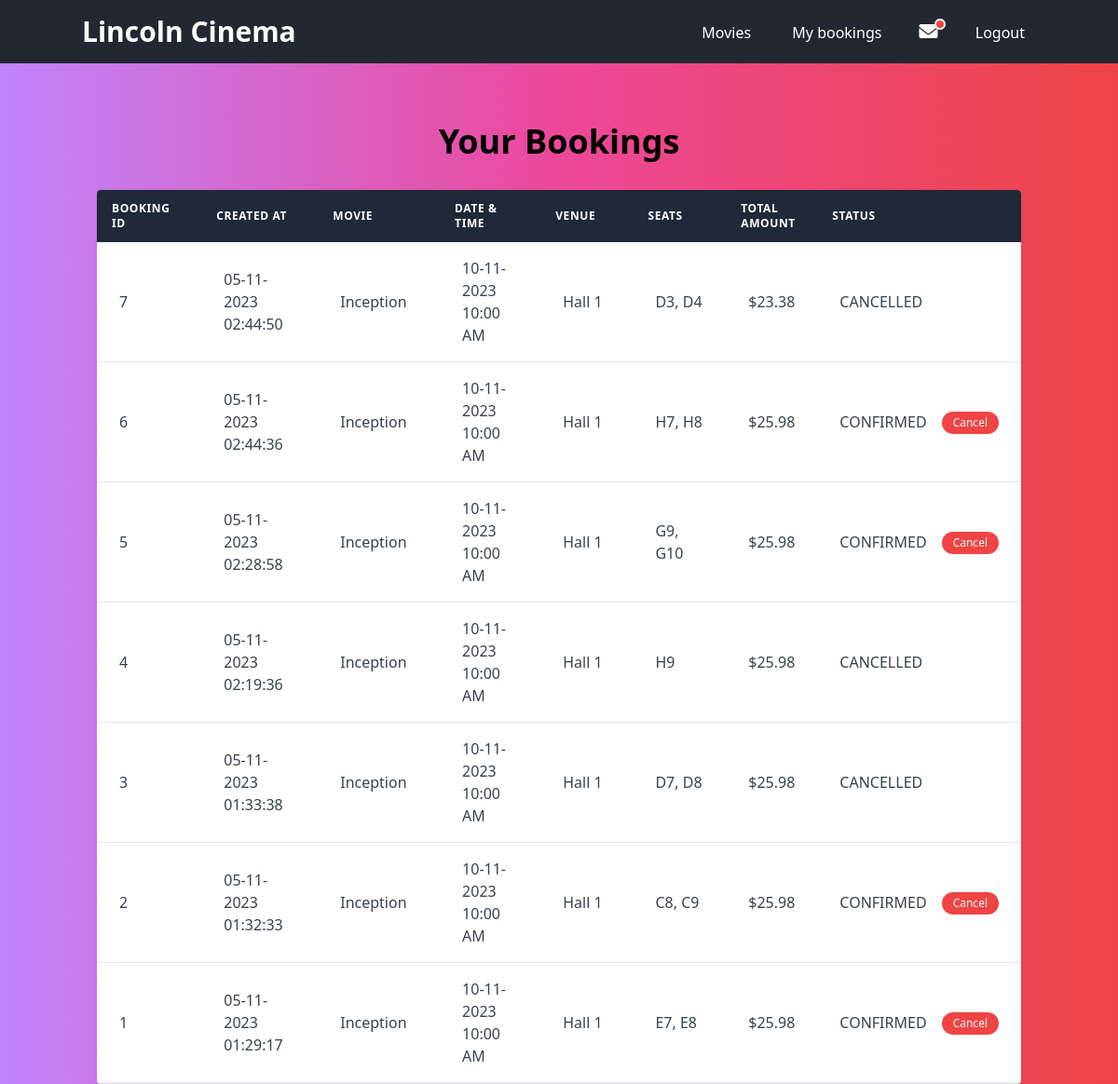
The app's page /bookings (signed in), older data.
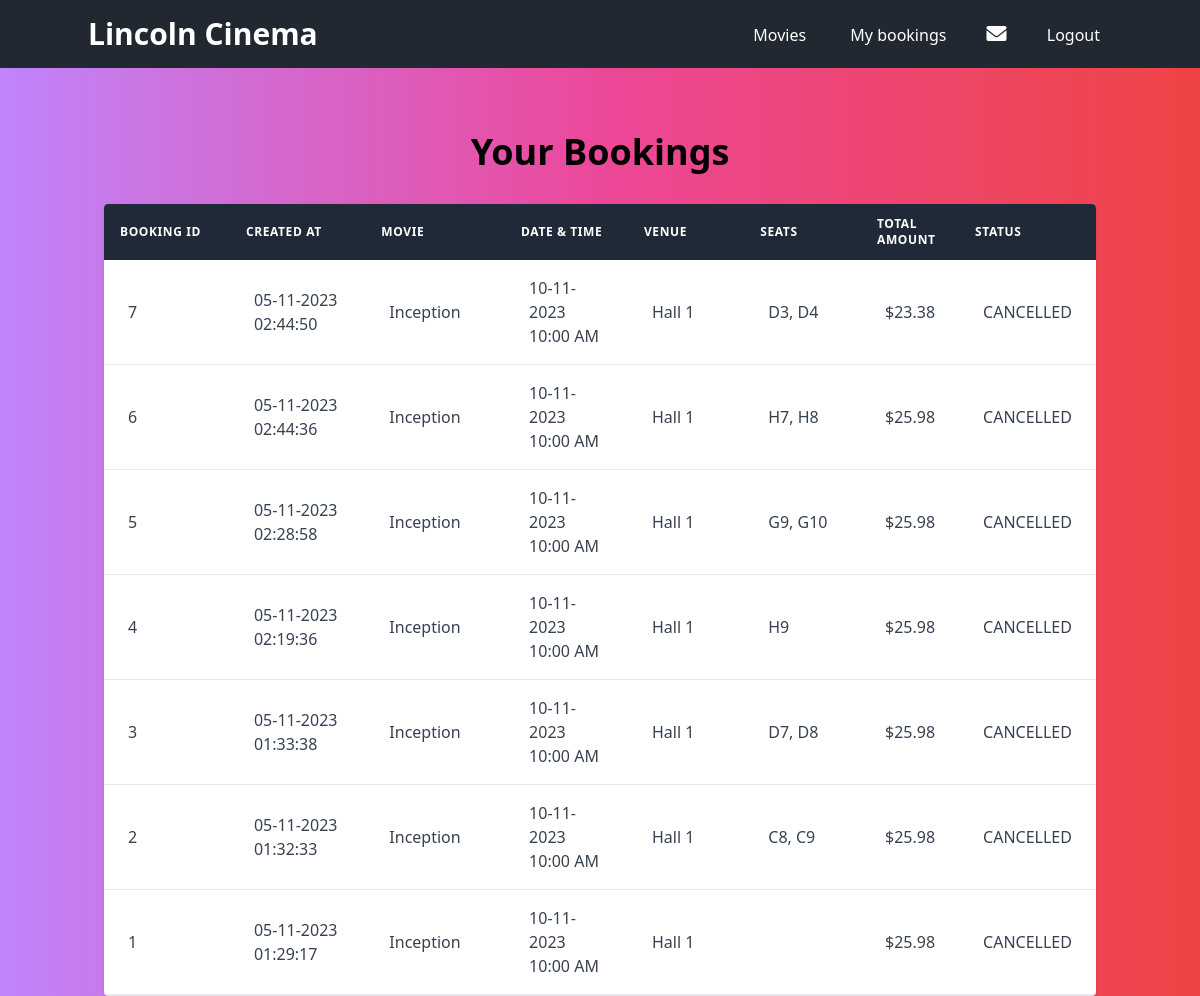
The same page, newer data.
### app/models/movieModel.py (models this page shows, shortened)
class Booking(db.Model):
    __tablename__ = 'bookings'
    id = db.Column(db.Integer, primary_key=True)
    userId = db.Column(db.Integer, db.ForeignKey("users.id"))
    user = relationship('User', back_populates='bookings')
    numberOfSeats = db.Column(db.Integer, nullable=False)
    createdOn = db.Column(db.DateTime, nullable=False)
    status = db.Column(db.Enum(BookingStatus), nullable=False)
    screeningId = db.Column(db.Integer, db.ForeignKey('screenings.id'))
    screening = relationship('Screening', back_populates='bookings')
    orderTotal = db.Column(db.Float, nullable=False)
    paymentId = db.Column(db.Integer, db.ForeignKey('payments.id'))
    payment = relationship('Payment', back_populates='booking', uselist=False)
    seats = relationship('CinemaHallSeat', backref='bookings')

class ScreeningValidationMixin:
    def isActiveScreening(self) -> bool:
        if self.status == ScreeningStatus.ACTIVE:
            return True
        return False

class Movie(db.Model, ScreeningValidationMixin):
    __tablename__ = 'movies'
    id = db.Column(db.Integer, primary_key=True)
    title = db.Column(db.String, nullable=False)
    language = db.Column(db.String)
    genre = db.Column(db.String)
    releaseDate = db.Column(db.DateTime)
    durationMins = db.Column(db.Integer)
    country = db.Column(db.String)
    description = db.Column(db.String)
    status = db.Column(db.Enum(MovieStatus), nullable=False, default=MovieStatus.ACTIVE)
    screenings = relationship("Screening", backref="movies")

class BookingListFilterMixin:
    @staticmethod
    def filteredBooking(bookingList: ["Booking"]) -> ["Booking"]:
        filteredBookingList = []
        for booking in bookingList:
            if booking.status == BookingStatus.PENDING or booking.status == BookingStatus.CONFIRMED:
                filteredBookingList.append(booking)
        return filteredBookingList

class Screening(db.Model, ScreeningValidationMixin, BookingListFilterMixin):
    __tablename__ = 'screenings'
    id = db.Column(db.Integer, primary_key=True)
    screeningDate = db.Column(db.DateTime, nullable=False)
    startTime = db.Column(db.DateTime, nullable=False)
    endTime = db.Column(db.DateTime, nullable=False)
    hallId = db.Column(db.Integer, db.ForeignKey('cinemaHalls.id'))
    status = db.Column(db.Enum(ScreeningStatus), nullable=False, default=ScreeningStatus.ACTIVE)
    movieId = db.Column(db.Integer, db.ForeignKey('movies.id'))
    movie = relationship('Movie', back_populates='screenings')
    hall = relationship('CinemaHall', back_populates='screenings')
    bookings = relationship('Booking', back_populates='screening')

class CinemaHall(db.Model):
    __tablename__ = 'cinemaHalls'
    id = db.Column(db.Integer, primary_key=True)
    name = db.Column(db.String, nullable=False)
    totalSeats = db.Column(db.Integer, nullable=False)
    seats = relationship('CinemaHallSeat', back_populates='hall')
    screenings = relationship('Screening', back_populates='hall')

### app/models/paymentModel.py (models this page shows, shortened)
class Payment(db.Model):
    __tablename__ = 'payments'
    id = db.Column(db.Integer, primary_key=True)
    originalAmount = db.Column(db.Float, nullable=False)
    discountedAmount = db.Column(db.Float, nullable=False)
    createdOn = db.Column(db.DateTime, nullable=False)
    type = db.Column(db.String(50))
    couponId = db.Column(db.String, db.ForeignKey('coupons.id'))
    coupon = relationship('Coupon', backref='payments')
    booking = relationship('Booking', back_populates='payment', uselist=False)
    __mapper_args__ = {
        'polymorphic_on': type,
        'polymorphic_identity': 'payment'
    }

### app/routes/routes.py (the view)
@movie_bp.route('/bookings', methods=['GET'])
@login_required
def viewBookings():
    return MovieController.viewBookings(session['userId'])

### app/controllers/movieController.py (called while the page is built)
    @staticmethod
    def viewBookings(userId: int):
        user = User.getUserById(userId)
        if user.type == "customer":
            bookingList = user.getBookingList()
        if user.type == "staff":
            bookingList = Booking.getAllBookings()
        return render_template('bookings.html', bookingList=bookingList)

### app/models/movieModel.py (called while the page is built)
    @property
    def seatNumber(self):
        return f"{self.seatRow}{self.seatColumn}"

### app/models/userModel.py (called while the page is built)
    @staticmethod
    def getUserById(userId: int) -> Union["FrontDeskStaff", "Customer", "Admin", "User"]:
        return User.query.get(userId)

    def getBookingList(self) -> List[Booking]:
        return Booking.query.filter_by(userId=self.id).order_by(desc(Booking.createdOn)).all()

### app/routes/routes.py (called while the page is built)
def login_required(f):
    @wraps(f)
    def wrapper(*args, **kwargs):
        if 'userId' not in session:
            return redirect(url_for('auth.login', next=request.url))
        return f(*args, **kwargs)
    return wrapper

### app/templates/bookings.html (shortened to what this page needs)
{% extends 'base.html' %}
{% block content %}
<div class="container mx-auto px-4 pt-16">
    <h2 class="text-4xl font-bold mb-8 text-center">Your Bookings</h2>
    <div class="shadow overflow-hidden rounded border-b border-gray-200">
        <table class="min-w-full bg-white">
            <thead class="bg-gray-800 text-white">
                <tr>
                    <th class="w-1/6 py-3 px-4 text-left text-xs font-semibold uppercase tracking-wider">
                        Booking ID
                    </th>
                    <th class="w-1/6 py-3 px-4 text-left text-xs font-semibold uppercase tracking-wider">
                        Created at
                    </th>
                    <th class="w-1/6 py-3 px-4 text-left text-xs font-semibold uppercase tracking-wider">
                        Movie
                    </th>
                    <th class="w-1/6 py-3 px-4 text-left text-xs font-semibold uppercase tracking-wider">
                        Date & Time
                    </th>
                    <th class="w-1/6 py-3 px-4 text-left text-xs font-semibold uppercase tracking-wider">
                        Venue
                    </th>
                    <th class="w-1/6 py-3 px-4 text-left text-xs font-semibold uppercase tracking-wider">
                        Seats
                    </th>
                    <th class="w-1/6 py-3 px-4 text-left text-xs font-semibold uppercase tracking-wider">
                        Total Amount
                    </th>
                    <th class="w-1/6 py-3 px-4 text-left text-xs font-semibold uppercase tracking-wider">
                        Status
                    </th>
                </tr>
            </thead>
            <tbody class="text-gray-700">
                {% for booking in bookingList %}
                <tr class="hover:bg-gray-100" data-screening-date="{{ booking.screening.startTime.strftime('%Y-%m-%d') }}">
                    <td class="py-4 px-6 border-b border-gray-200 items-center">{{ booking.id }}</td>
                    <td class="py-4 px-6 border-b border-gray-200 items-center">{{ booking.createdOn.strftime('%d-%m-%Y %I:%M:%S') }}</td>
                    <td class="py-4 px-6 border-b border-gray-200 items-center">{{ booking.screening.movie.title }}</td>
                    <td class="py-4 px-6 border-b border-gray-200 items-center"><span class="block">{{ booking.screening.screeningDate.strftime('%d-%m-%Y') }}</span><span class="block">{{ booking.screening.startTime.strftime('%I:%M %p') }}</span></td>
                    <td class="py-4 px-6 border-b border-gray-200 items-center">{{ booking.screening.hall.name }}</td>
                    <td class="py-4 px-6 border-b border-gray-200 items-center">{{ booking.seats|map(attribute='seatNumber')|join(", ") }}</td>
                    <td class="py-4 px-6 border-b border-gray-200 items-center">{%if booking.payment.discountedAmount%}${%else%}--{%endif%}{{ booking.payment.discountedAmount }}</td>
                    <td class="py-4 px-6 border-b border-gray-200 items-center">
                        <div class="inline-flex items-center w-full justify-between">
                        {{ booking.status.name }}
                        <div class="inline-flex">
                        {% if booking.status.name != 'CANCELLED' %}
                            <form id="cancelForm" action="{{ url_for('movies.cancelBooking', bookingId=booking.id) }}" method="post" class="ml-4">
                                <button data-cancel-button class="text-white bg-red-500 hover:bg-red-600 py-1 px-3 text-xs rounded-full">Cancel</button>
                            </form>
                        {% endif %}
                        </div>
                        </div>
                    </td>
                </tr>
                {% endfor %}
            </tbody>
        </table>
    </div>
</div>
{% endblock %}

### app/templates/base.html (shortened to what this page needs)
<!DOCTYPE html>
<html lang="en">
<head>
    <link rel="stylesheet" href="https://cdnjs.cloudflare.com/ajax/libs/font-awesome/6.0.0-beta3/css/all.min.css">
    <link href="/static/output.css" rel="stylesheet">
</head>
<body class="bg-gradient-to-r from-purple-400 via-pink-500 to-red-500 h-screen">
  <nav class="bg-primary p-4 text-white font-poppins">
    <div class="container mx-auto">
        <div class="flex justify-between items-center">
            <a href="/" class="text-3xl font-bold">Lincoln Cinema</a>
            <div class="space-x-4">
                <a href="{{ url_for('movies.showMovies')}}" class="hover:bg-gray-600 hover:bg-opacity-50 px-3 py-2 rounded transition">Movies</a>
                {% if session['userId'] %}
                    {% if session['userType'] == 'customer' %}
                        <a href="{{ url_for('movies.viewBookings')}}" class="hover:bg-gray-600 hover:bg-opacity-50 px-3 py-2 rounded transition">My bookings</a>
                        <div class="relative inline-block mr-3" id="notification-icon">
                            <i class="fas fa-envelope text-xl cursor-pointer px-2"></i>
                        </div>
                    {% elif session['userType'] == 'staff' %}
                        <a href="{{ url_for('movies.viewBookings') }}" class="hover:bg-gray-600 hover:bg-opacity-50 px-3 py-2 rounded transition">All bookings</a>
                    {% elif session['userType'] == 'admin' %}
                        <a href="{{ url_for('movies.addMovie') }}" class="hover:bg-gray-600 hover:bg-opacity-50 px-3 py-2 rounded transition">Add a movie</a>
                        <a href="{{ url_for('movies.cancelMovie') }}" class="hover:bg-gray-600 hover:bg-opacity-50 px-3 py-2 rounded transition">Cancel a movie</a>
                    {% endif %}
                    <a href="{{ url_for('auth.logout') }}" class="hover:bg-gray-600 hover:bg-opacity-50 px-3 py-2 rounded transition">Logout</a>
                {% else %}
                    <a href="{{ url_for('auth.login') }}" class="hover:bg-gray-600 hover:bg-opacity-50 px-3 py-2 rounded transition">Login</a>
                    <a href="{{ url_for('auth.signup') }}" class="hover:bg-gray-600 hover:bg-opacity-50 px-3 py-2 rounded transition">Sign up</a>
                {% endif %}
            </div>
        </div>
    </div>
</nav>
  {% block content %}{% endblock %}
</body>
</html>

Row changes from the older to the newer data that the page shows:
changed Booking id 6: status.name "CONFIRMED" → "CANCELLED"; no longer shows "Cancel"
changed Booking id 5: status.name "CONFIRMED" → "CANCELLED"; no longer shows "Cancel"
changed Booking id 2: status.name "CONFIRMED" → "CANCELLED"; no longer shows "Cancel"
changed Booking id 1: status.name "CONFIRMED" → "CANCELLED"; seats|map "E7, E8" → (not shown); status "CONFIRMED" → "CANCELLED" (drawn)
